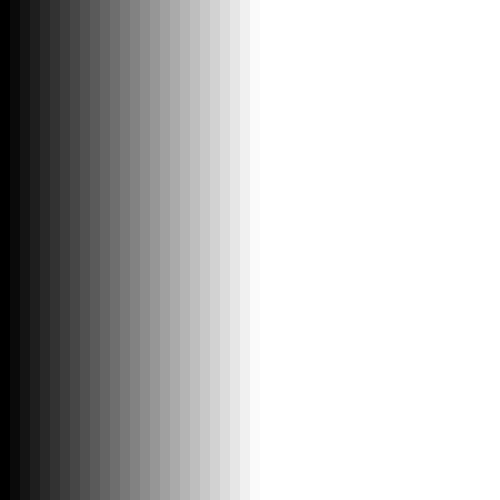
Frame 1 (no input)
Frame 60 (the mouse pressed at the canvas centre just before this capture): identical to frame 1, image omitted
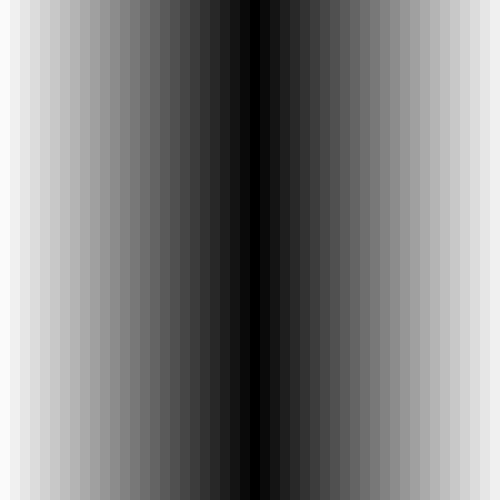
Frame 120 (the mouse held since frame 60 and released just before this capture)

The Processing sketch that drew these frames (run headless with seeded random() and noise(); from frame 60 on, the mouse is pressed at the canvas centre):

// Processing sketch: sketch_200903g
// ── sketch_200903g.pde
void setup() {
  size(500, 500);
}

void draw() {
  background(0);
  
  int i = 0;
  
  while( i < width) {
    noStroke();
    // the distance between the current rectangle
    // and the mouse is equal to the absolute value
    // of the difference between i and mouseX
    float distance = abs(mouseX - i);
    
    // the distance is used to fill the color of
    // a rectangle at horizontal location i
    
    fill(distance);
    rect(i, 0, 20, height);
    i += 10;
  }
}

    
    
